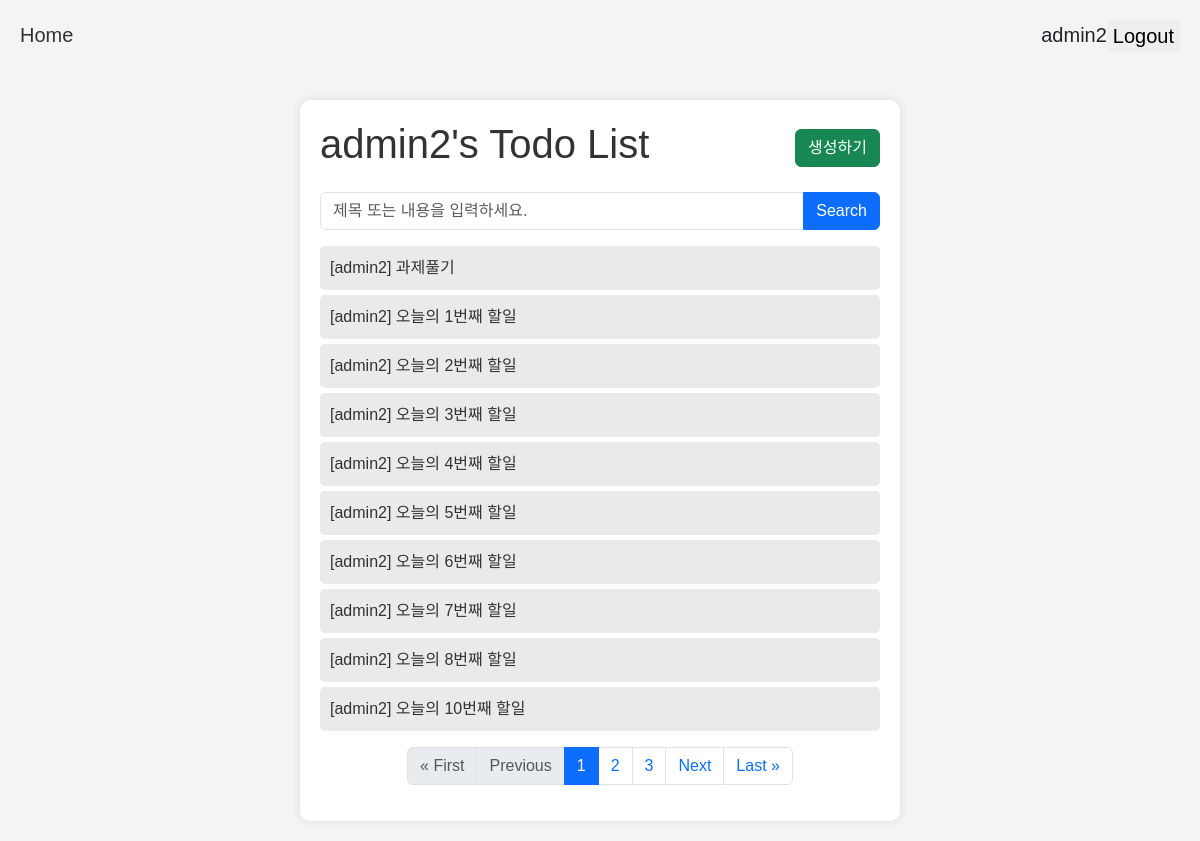
Screenshot of /todo/ (signed in) with the database file from the repository.
### todo/models.py (models this page shows, shortened)
class Todo(models.Model):
    user = models.ForeignKey(User, on_delete=models.CASCADE) # 추가된 부분
    title = models.CharField(max_length=50)
    description = models.TextField()
    start_date = models.DateField()
    end_date = models.DateField()
    is_completed = models.BooleanField(default=False)
    created_at = models.DateTimeField(auto_now_add=True)
    updated_at = models.DateTimeField(auto_now=True)

### todo/views.py (the view)
# urls.py: path('todo/', todo_list, name='todo_list'),
@login_required()
def todo_list(request):
    todo_list = Todo.objects.filter(user=request.user).order_by('created_at')
    q = request.GET.get('q') # GET 요청으로부터 q에 담긴 쿼리 파라미터를 가져옴
    if q:
        todo_list = todo_list.filter(Q(title__icontains=q) | Q(description__icontains=q))
    paginator = Paginator(todo_list, 10) # Paginator 객체를 인스턴스화 합니다.
    page_number = request.GET.get('page') # GET 요청으로부터 page에 담긴 쿼리 파라미터 값을 가져옴
    page_obj = paginator.get_page(page_number) # 가져온 페이지 숫자를 이용해서 페이지에 대한 오브젝트를 가져옵니다.
    context = {
        'page_obj': page_obj
    }
    return render(request, 'todo/todo_list.html', context)

### templates/todo/todo_list.html (shortened to what this page needs)
{% extends 'todo/base.html' %}
{% block content %}
<div class="container mt-lg-5">
    {% if request.user.is_authenticated %}
    <div class="d-flex justify-content-between align-items-center mb-3">
        {% if not request.user.is_staff %}
            <h1>{{ request.user.username }}'s Todo List</h1>
        {% else %}
            <h1>All To Do List (By. Admin)</h1>
        {% endif %}
        <button class="btn btn-success" onclick="location.href='{% url 'cbv_todo_create' %}'">생성하기</button>
    </div>
    <form method="GET" class="mb-3">
        <div class="input-group">
            <input type="text" class="form-control" placeholder="제목 또는 내용을 입력하세요." name="q" value="{% if request.GET.q %}{{ request.GET.q }}{% endif %}">
            <button class="btn btn-primary" type="submit">Search</button>
        </div>
    </form>
    <ul class="list-unstyled">
        {% for todo in page_obj.object_list %}
            <li class="todo-list-item"><a href="{% url 'cbv_todo_info' todo.id %}">[{{ todo.user.username }}] {{ todo.title }}</a></li>
        {% endfor %}
    </ul>
    {% include 'todo/pagination.html' %}
    {% endif %}
</div>
{% endblock %}

### templates/todo/base.html (shortened to what this page needs)
{% load static %}
<!DOCTYPE html>
<html lang="en">
<head>
    <link href="{% static 'css/bootstrap.css' %}" rel="stylesheet">
</head>
<body>
    <nav style="display: flex; justify-content: space-between">
        <div>
            <a style="font-size: 20px" href={% url 'cbv_todo_list' %}>Home</a>
        </div>
        {% if request.user.is_authenticated %}
            <div style="text-align: right; font-size: 20px; display: flex; justify-content: space-between">
                {{ request.user.username }}
                <form action="{% url 'logout' %}" method="POST">
                    <button style="border: 0; font-size: 20px; cursor: pointer">Logout</button>
                </form>
            </div>
        {% else %}
            <div style="display: flex; justify-content: right; font-size: 20px;">
                <a href="{% url 'signup' %}" style="margin-right: 10px">SignUp</a>
                <a href="{% url 'login' %}">Login</a>
            </div>
        {% endif %}
    </nav>
    {% block content %}{% endblock %}
</body>
</html>

### templates/todo/pagination.html (shortened to what this page needs)
<nav>
    <ul class="pagination justify-content-center">
        {% if page_obj.has_previous %}
            <li class="page-item">
                <a class="page-link" href="?page=1{% if fragment == 'comment_wrapper' %}#{{ fragment }}{% endif %}">&laquo; First</a>
            </li>
            <li class="page-item">
                <a class="page-link" href="?page={{ page_obj.previous_page_number }}{% if fragment == 'comment_wrapper' %}#{{ fragment }}{% endif %}">Previous</a>
            </li>
        {% else %}
            <li class="page-item disabled">
                <p class="page-link">&laquo; First</p>
            </li>
            <li class="page-item disabled">
                <p class="page-link">Previous</p>
            </li>
        {% endif %}
        {% for num in page_obj.paginator.page_range %}
            {% if num > page_obj.number|add:-3 and num < page_obj.number|add:3 %}
                {% if num == page_obj.number %}
                    <li class="page-item active">
                        <span class="page-link">{{ num }}</span>
                    </li>
                {% else %}
                    <li class="page-item">
                        <a class="page-link" href="?page={{ num }}{% if fragment == 'comment_wrapper' %}#{{ fragment }}{% endif %}">{{ num }}</a>
                    </li>
                {% endif %}
            {% endif %}
        {% endfor %}
        {% if page_obj.has_next %}
            <li class="page-item">
                <a class="page-link" href="?page={{ page_obj.next_page_number }}{% if fragment == 'comment_wrapper' %}#{{ fragment }}{% endif %}">Next</a>
            </li>
            <li class="page-item">
                <a class="page-link" href="?page={{ page_obj.paginator.num_pages }}{% if fragment == 'comment_wrapper' %}#{{ fragment }}{% endif %}">Last &raquo;</a>
            </li>
        {% endif %}
    </ul>
</nav>

### templates/todo/todo_list.html (style rules this page uses)
body { font-family: Arial, sans-serif; background-color: #f4f4f4; margin: 0; padding: 20px; }
.container { max-width: 600px; margin: auto; background: #fff; padding: 20px; border-radius: 10px; box-shadow: 0 0 10px rgba(0, 0, 0, 0.1); }
h1 { text-align: center; color: #333; }
.todo-list-item { padding: 10px; margin: 5px 0; background: #eaeaea; border-radius: 5px; transition: background 0.3s; }
a { text-decoration: none; color: #333; }
.pagination p { color: gray; text-decoration: none; transition: background-color .3s; margin: 0; }

### rows the page displays
Todo: user.username "admin2", title "과제풀기"
Todo: user.username "admin2", title "오늘의 1번째 할일"
Todo: user.username "admin2", title "오늘의 2번째 할일"
Todo: user.username "admin2", title "오늘의 3번째 할일"
Todo: user.username "admin2", title "오늘의 4번째 할일"
Todo: user.username "admin2", title "오늘의 5번째 할일"
Todo: user.username "admin2", title "오늘의 6번째 할일"
Todo: user.username "admin2", title "오늘의 7번째 할일"
Todo: user.username "admin2", title "오늘의 8번째 할일"
Todo: user.username "admin2", title "오늘의 10번째 할일"

### other values shown
{{ request.user.username }} "admin2"
{{ num }} "1"
{{ num }} "2" "3"
